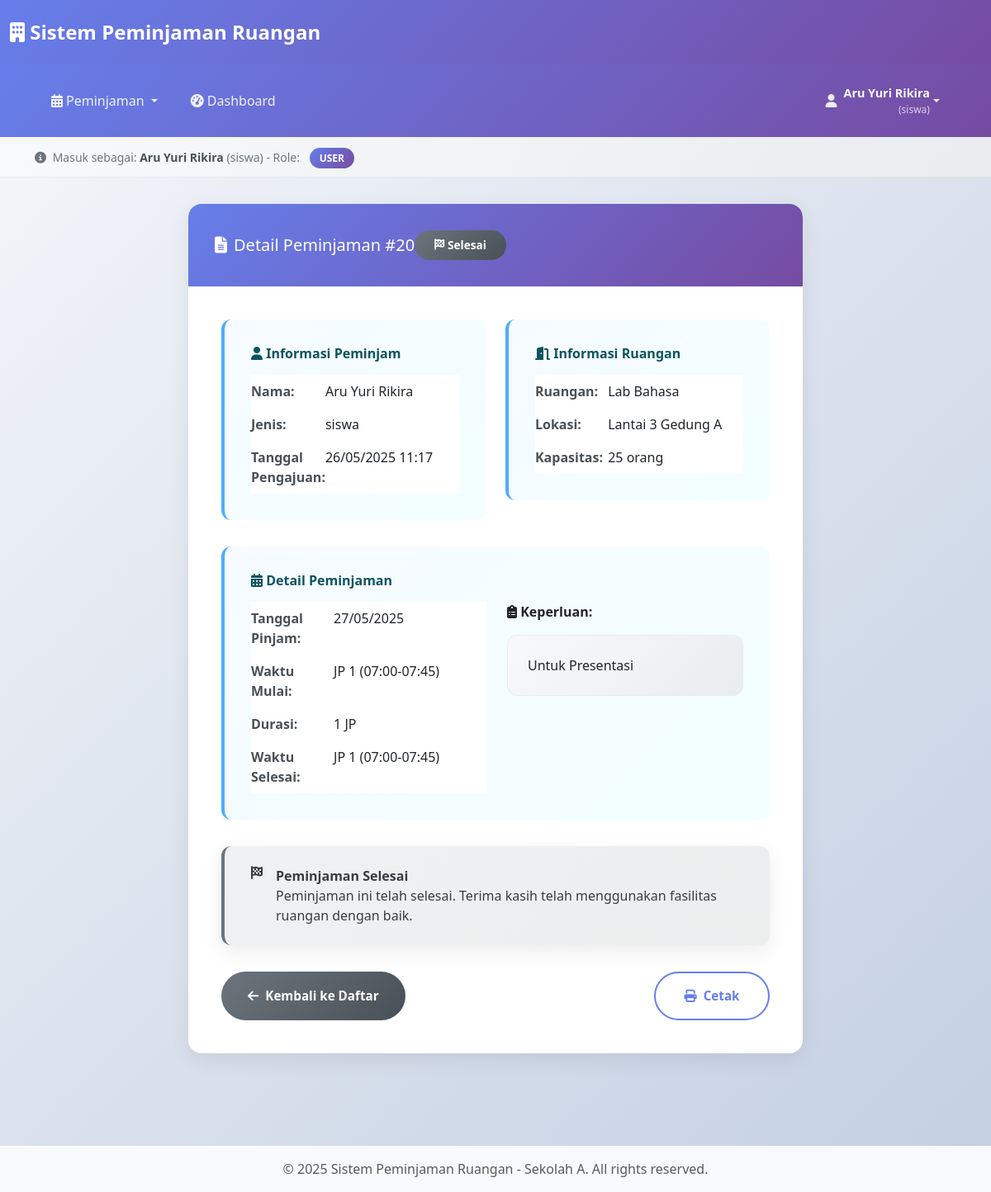
The app's page /user/peminjaman/detail.php?id=20 (signed in) with its own data.
### tables this page shows
CREATE TABLE IF NOT EXISTS peminjaman_ruangan (
    peminjaman_id INT PRIMARY KEY,
    user_id INT,
    ruangan_id INT,
    tanggal_pinjam DATE,
    waktu_mulai VARCHAR(50),
    durasi_pinjam VARCHAR(50),
    waktu_selesai VARCHAR(50),
    status VARCHAR(50),
    keperluan TEXT,
    keterangan TEXT,
    created_at DATETIME,
    updated_at DATETIME,
    is_enabled BOOLEAN,
    kondisi_ruangan VARCHAR(50),
    catatan_pengembalian TEXT,
    return_requested_at DATETIME,
    return_approved_at DATETIME,
    return_approved_by INT
);

CREATE TABLE IF NOT EXISTS users (
    user_id INT PRIMARY KEY,
    id_card VARCHAR(50),
    username VARCHAR(50),
    password VARCHAR(100),
    role VARCHAR(20),
    jenis_pengguna VARCHAR(50),
    nama_lengkap VARCHAR(100),
    created_at DATETIME
);

CREATE TABLE IF NOT EXISTS ruangan (
    ruangan_id INT PRIMARY KEY,
    nama_ruangan VARCHAR(100),
    lokasi VARCHAR(100),
    kapasitas INT,
    status VARCHAR(50),
    is_enabled BOOLEAN,
    created_at DATETIME
);

### user/peminjaman/detail.php (the view, shortened to what this page needs)
<?php
require_once '../../config/database.php';
$user_id = $_SESSION['user_id'];
$peminjaman_id = $_GET['id'] ?? 0;
$stmt = $pdo->prepare("
    SELECT p.*, r.nama_ruangan, r.lokasi, r.kapasitas, u.nama_lengkap, u.jenis_pengguna
    FROM peminjaman_ruangan p
    JOIN ruangan r ON p.ruangan_id = r.ruangan_id
    JOIN users u ON p.user_id = u.user_id
    WHERE p.peminjaman_id = ? AND p.user_id = ?
");
$stmt->execute([$peminjaman_id, $user_id]);
$peminjaman = $stmt->fetch();
include '../../includes/header.php';
include '../../includes/navbar.php';
?>
<div class="main-content">
    <div class="container-fluid">
        <div class="row justify-content-center">
            <div class="col-lg-10 col-xl-8">
                <div class="content-card fade-in-up">
                    <div class="card-header-modern">
                        <h4>
                            <i class="fas fa-file-alt"></i>
                            Detail Peminjaman #<?= $peminjaman['peminjaman_id'] ?>
                        </h4>
                        <?php
                        $statusClass = '';
                        $statusIcon = '';
                        switch ($peminjaman['status']) {
                            case 'selesai':
                                $statusClass = 'status-badge status-secondary';
                                $statusIcon = 'fas fa-flag-checkered';
                                break;
                        }
                        ?>
                        <span class="<?= $statusClass ?>">
                            <i class="<?= $statusIcon ?>"></i>
                            <?= ucfirst($peminjaman['status']) ?>
                        </span>
                    </div>
                    <div class="card-body">
                        <div class="row">
                            <div class="col-md-6">
                                <div class="info-section animate-delay-1">
                                    <h6><i class="fas fa-user"></i> Informasi Peminjam</h6>
                                    <table class="table info-table">
                                        <tr>
                                            <td><strong>Nama:</strong></td>
                                            <td><?= htmlspecialchars($peminjaman['nama_lengkap']) ?></td>
                                        </tr>
                                        <tr>
                                            <td><strong>Jenis:</strong></td>
                                            <td><?= htmlspecialchars($peminjaman['jenis_pengguna']) ?></td>
                                        </tr>
                                        <tr>
                                            <td><strong>Tanggal Pengajuan:</strong></td>
                                            <td><?= date('d/m/Y H:i', strtotime($peminjaman['created_at'])) ?></td>
                                        </tr>
                                    </table>
                                </div>
                            </div>
                            <div class="col-md-6">
                                <div class="info-section animate-delay-2">
                                    <h6><i class="fas fa-door-open"></i> Informasi Ruangan</h6>
                                    <table class="table info-table">
                                        <tr>
                                            <td><strong>Ruangan:</strong></td>
                                            <td><?= htmlspecialchars($peminjaman['nama_ruangan']) ?></td>
                                        </tr>
                                        <tr>
                                            <td><strong>Lokasi:</strong></td>
                                            <td><?= htmlspecialchars($peminjaman['lokasi']) ?></td>
                                        </tr>
                                        <tr>
                                            <td><strong>Kapasitas:</strong></td>
                                            <td><?= $peminjaman['kapasitas'] ?> orang</td>
                                        </tr>
                                    </table>
                                </div>
                            </div>
                        </div>
                        <div class="info-section animate-delay-3">
                            <h6><i class="fas fa-calendar-alt"></i> Detail Peminjaman</h6>
                            <div class="row">
                                <div class="col-md-6">
                                    <table class="table info-table">
                                        <tr>
                                            <td><strong>Tanggal Pinjam:</strong></td>
                                            <td><?= date('d/m/Y', strtotime($peminjaman['tanggal_pinjam'])) ?></td>
                                        </tr>
                                        <tr>
                                            <td><strong>Waktu Mulai:</strong></td>
                                            <td><?= htmlspecialchars($peminjaman['waktu_mulai']) ?></td>
                                        </tr>
                                        <tr>
                                            <td><strong>Durasi:</strong></td>
                                            <td><?= htmlspecialchars($peminjaman['durasi_pinjam']) ?></td>
                                        </tr>
                                        <tr>
                                            <td><strong>Waktu Selesai:</strong></td>
                                            <td><?= htmlspecialchars($peminjaman['waktu_selesai']) ?></td>
                                        </tr>
                                    </table>
                                </div>
                                <div class="col-md-6">
                                    <strong><i class="fas fa-clipboard-list"></i> Keperluan:</strong>
                                    <div class="keperluan-box">
                                        <?= !empty($peminjaman['keperluan']) ? nl2br(htmlspecialchars($peminjaman['keperluan'])) : '<em class="text-muted">Tidak ada keterangan keperluan</em>' ?>
                                    </div>
                                </div>
                            </div>
                        </div>
                        <?php if ($peminjaman['status'] == 'menunggu'): ?>
                            <div class="alert-modern alert-warning">
                                <i class="fas fa-clock"></i>
                                <div>
                                    <strong>Status: Menunggu Persetujuan</strong><br>
                                    Peminjaman Anda sedang menunggu persetujuan dari admin. Anda akan mendapat notifikasi setelah admin memproses pengajuan ini.
                                </div>
                            </div>
                        <?php elseif ($peminjaman['status'] == 'selesai'): ?>
                            <div class="alert-modern alert-secondary">
                                <i class="fas fa-flag-checkered"></i>
                                <div>
                                    <strong>Peminjaman Selesai</strong><br>
                                    Peminjaman ini telah selesai. Terima kasih telah menggunakan fasilitas ruangan dengan baik.
                                </div>
                            </div>
                        <?php endif; ?>
                        <div class="d-flex justify-content-between flex-wrap gap-3 mt-4">
                            <a href="index.php" class="btn-modern btn-secondary-modern">
                                <i class="fas fa-arrow-left"></i> Kembali ke Daftar
                            </a>
                            <div class="d-flex gap-2 flex-wrap">
                                <button onclick="window.print()" class="btn-modern btn-outline-primary-modern">
                                    <i class="fas fa-print"></i> Cetak
                                </button>
                            </div>
                        </div>
                    </div>
                </div>
            </div>
        </div>
    </div>
</div>
<?php include '../../includes/footer.php'; ?>

### includes/header.php (style rules this page uses)
:root { --primary-gradient: linear-gradient(135deg, #667eea 0%, #764ba2 100%); --success-gradient: linear-gradient(135deg, #11998e 0%, #38ef7d 100%); --warning-gradient: linear-gradient(135deg, #f093fb 0%, #f5576c 100%); --info-gradient: linear-gradient(135deg, #4facfe 0%, #00f2fe 100%); --danger-gradient: linear-gradient(135deg, #fa709a 0%, #fee140 100%); --dark-gradient: linear-gradient(135deg, #2c3e50 0%, #3498db 100%); --card-shadow: 0 10px 30px rgba(0,0,0,0.1); --card-hover-shadow: 0 20px 40px rgba(0,0,0,0.15); }
body { background: linear-gradient(135deg, #f5f7fa 0%, #c3cfe2 100%); min-height: 100vh; font-family: 'Segoe UI', Tahoma, Geneva, Verdana, sans-serif; }
.main-content { padding: 2rem; }
.content-card { border: none; border-radius: 20px; box-shadow: var(--card-shadow); overflow: hidden; background: white; transition: all 0.3s ease; margin-bottom: 2rem; }
.card-header-modern { background: linear-gradient(135deg, #667eea 0%, #764ba2 100%); color: white; border: none; padding: 1.5rem 2rem; font-weight: 600; }
.btn-modern { border-radius: 50px; padding: 0.5rem 1rem; font-weight: 500; border: none; transition: all 0.3s ease; text-decoration: none; display: inline-flex; align-items: center; gap: 0.25rem; font-size: 0.875rem; }
.btn-secondary-modern { background: var(--dark-gradient); color: white; }
.alert-modern { border: none; border-radius: 15px; padding: 1rem 1.5rem; margin-bottom: 1.5rem; box-shadow: var(--card-shadow); color: white; }
.fade-in-up { animation: fadeInUp 0.6s ease-out; }
.animate-delay-1 { animation-delay: 0.1s; }
.animate-delay-2 { animation-delay: 0.2s; }
.animate-delay-3 { animation-delay: 0.3s; }

### includes/navbar.php (style rules this page uses)
:root { --primary-gradient: linear-gradient(135deg, #667eea 0%, #764ba2 100%); --success-gradient: linear-gradient(135deg, #11998e 0%, #38ef7d 100%); --warning-gradient: linear-gradient(135deg, #f093fb 0%, #f5576c 100%); --info-gradient: linear-gradient(135deg, #4facfe 0%, #00f2fe 100%); --danger-gradient: linear-gradient(135deg, #fa709a 0%, #fee140 100%); --dark-gradient: linear-gradient(135deg, #2c3e50 0%, #3498db 100%); --card-shadow: 0 10px 30px rgba(0,0,0,0.1); --card-hover-shadow: 0 20px 40px rgba(0,0,0,0.15); }
body { background: linear-gradient(135deg, #f5f7fa 0%, #c3cfe2 100%); min-height: 100vh; font-family: 'Segoe UI', Tahoma, Geneva, Verdana, sans-serif; }

### records on screen
peminjaman_ruangan: peminjaman_id "20", status "Selesai", user.nama_lengkap "Aru Yuri Rikira", user.jenis_pengguna "siswa", created_at "26/05/2025 11:17", ruangan.nama_ruangan "Lab Bahasa", ruangan.lokasi "Lantai 3 Gedung A", ruangan.kapasitas "25", tanggal_pinjam "27/05/2025", waktu_mulai "JP 1 (07:00-07:45)", durasi_pinjam "1 JP", waktu_selesai "JP 1 (07:00-07:45)", keperluan "Untuk Presentasi"

### other values on screen
$userName "Aru Yuri Rikira"
$jenisUser "siswa"
$userRole "USER"
